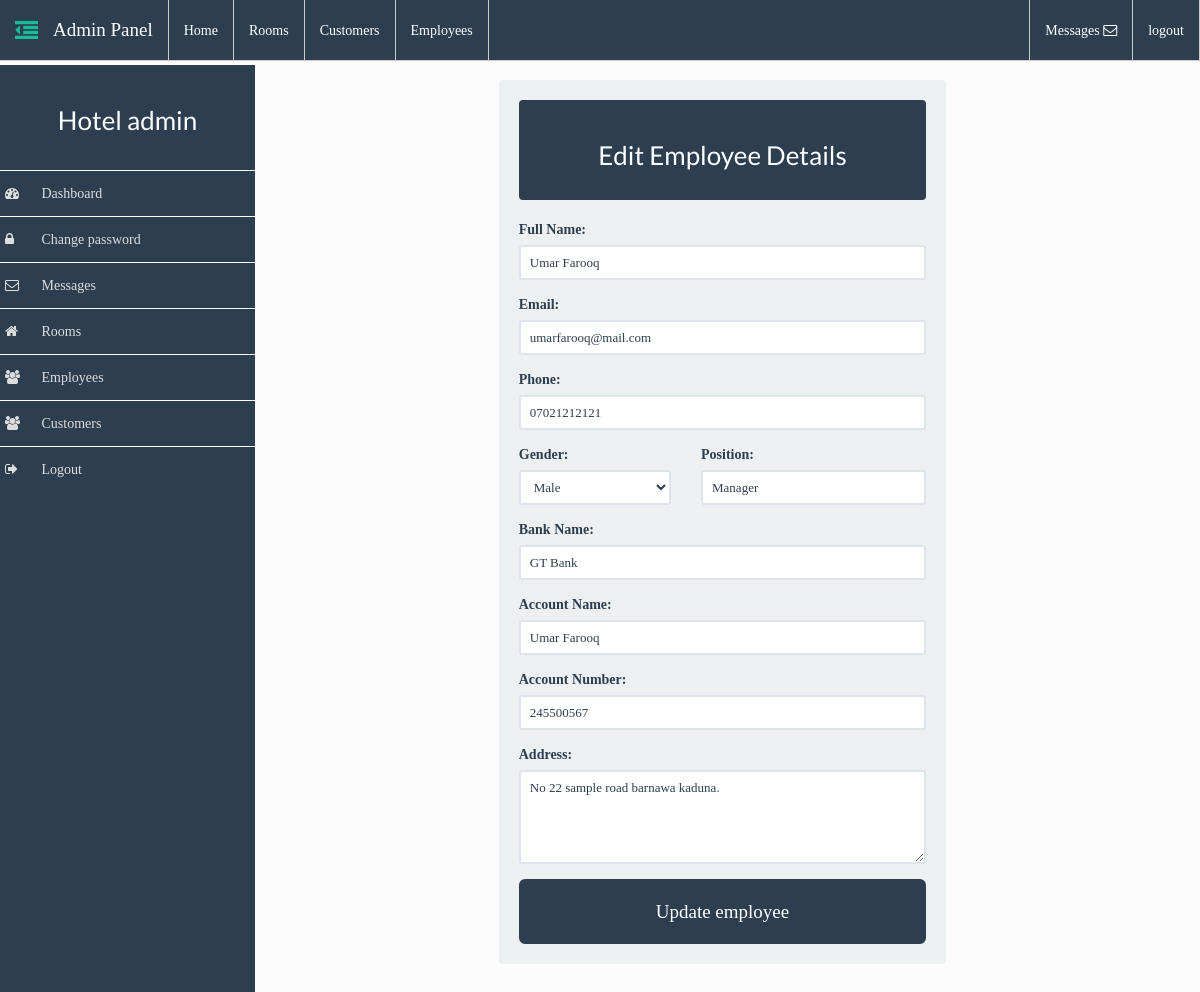
The app's page /admin/admin.php?action=edit_employee&edit_id=3 (signed in) with its own data.
### tables this page shows
CREATE TABLE `employee` (
  `employee_id` int(11) NOT NULL,
  `fullname` varchar(150) NOT NULL,
  `email` varchar(50) NOT NULL,
  `phone` varchar(20) NOT NULL,
  `position` text NOT NULL,
  `gender` text NOT NULL,
  `bank_name` text NOT NULL,
  `account_name` text NOT NULL,
  `account_number` int(50) NOT NULL,
  `address` varchar(100) NOT NULL
);

### admin/includes/edit_employee.php (the view, shortened to what this page needs)
<div class="row">
	<div class="col-md-6 col-md-offset-3">
		<?php
			$employee_id = $_GET["edit_id"];
		?>
		<div class="well">
			<header class="text-center well color">
				<h3>Edit Employee Details</h3>
			</header>
			<form action="<?php $_SERVER['PHP_SELF']; ?>" method="POST">
				<?php
				$sql = "SELECT * FROM `employee` WHERE employee_id='$employee_id'";
					$r_sql = mysqli_query($dbc, $sql);
					while($row = mysqli_fetch_array($r_sql)){
				?>
				<div class="form-group">
					<label for="fullname">Full Name:</label>
					<input type="text" name="fullname" id="fullname" class="form-control input-sm" placeholder="fullname" required value="<?php echo $row['fullname']; ?>">
				</div>
				<div class="form-group">
					<label for="email">Email:</label>
					<input type="email" name="email" id="email" class="form-control input-sm" value="<?php echo $row['email']; ?>" placeholder="email" required>
				</div>
				<div class="form-group">
					<label for="phone">Phone:</label>
					<input type="tel" name="phone" id="phone" class="form-control input-sm" value="<?php echo $row['phone']; ?>" placeholder="phone" required>
				</div>
				<div class="row">
					<div class="col-xs-5">
						<div class="form-group">
            	<label for="gender">Gender:</label>
              <select name="gender" id="gender" class="form-control  input-sm">
              	<option selected value="<?php echo $row['gender']; ?>"><?php echo $row["gender"]; ?></option>
              </select>
            </div>
					</div>
					<div class="col-xs-7">
						<div class="form-group">
							<label for="position">Position:</label>
							<input type="text" name="position" id="position" class="form-control  input-sm" value="<?php echo $row['position']; ?>" placeholder="position" required>
						</div>
					</div>
				</div>
				<div class="form-group">
					<label for="bank_name">Bank Name:</label>
					<input type="text" name="bank_name" id="bank_name" class="form-control input-sm" value="<?php echo $row['bank_name']; ?>" placeholder="bank name" required>
				</div>
				<div class="form-group">
					<label for="account_name">Account Name:</label>
					<input type="text" name="account_name" id="account_name" class="form-control  input-sm" placeholder="account name" value="<?php echo $row['account_name']; ?>" required>
				</div>
				<div class="form-group">
					<label for="account_number">Account Number:</label>
					<input type="number" name="account_number" id="account_number" class="form-control  input-sm" placeholder="account number" value="<?php echo $row['account_number']; ?>" required>
				</div>
				<div class="form-group">
					<label for="address">Address:</label>
					<textarea name="address" class="form-control input-sm" id="address" cols="30" rows="4" placeholder="address" style="max-width: 100%;"><?php echo $row["address"]; ?></textarea>
				</div>
				<?php } ?>
				<button type="submit" name="update_employee" class="btn btn-primary btn-block btn-lg">Update employee</button>
			</form>
		</div>
	</div>
</div>

### assets/css/sidebar.css (style rules this page uses)
* { box-sizing: border-box; -webkit-box-sizing: border-box; -moz-box-sizing: border-box; }
body { padding-top: 55px; }

### assets/css/styles.css (style rules this page uses)
* { -webkit-box-sizing: border-box; box-sizing: border-box; }
body { font-family: ubuntu; font-size: 140%; -webkit-box-sizing: border-box; box-sizing: border-box; background-color: #fcfcfc; padding-top: 65px; }
.color { background-color: #2c3e50 !important; color: #fff !important; }

### records on screen
employee: fullname "Umar Farooq", email "umarfarooq@mail.com", phone "07021212121", gender "Male", position "Manager", bank_name "GT Bank", account_name "Umar Farooq", account_number "245500567", address "No 22 sample road barnawa kaduna."

### other values on screen
$_SESSION['admin'] "admin"
